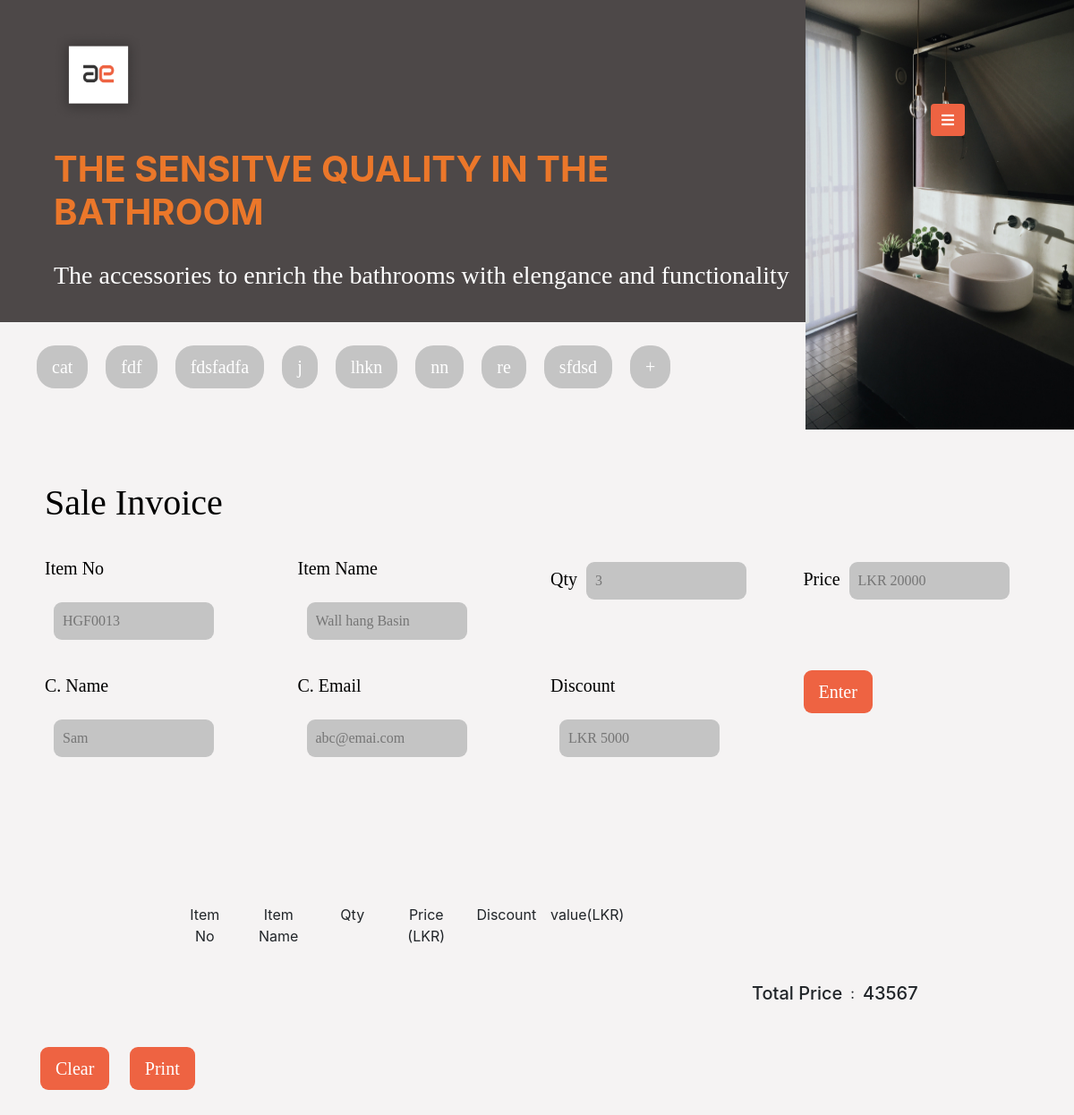
The page /hc.php on the database its author committed.
### tables this page shows
CREATE TABLE `category` (
  `cat_id` int(11) NOT NULL,
  `cat_name` varchar(255) NOT NULL
);

### hc.php (the view, shortened to what this page needs)
<?php
    include('inc/connection.php');
    ?>
<!DOCTYPE html>
<html lang="en">
<head>
    <link rel="stylesheet" href="https://pro.fontawesome.com/releases/v5.10.0/css/all.css" />
    <link rel="stylesheet" href="https://maxcdn.bootstrapcdn.com/bootstrap/4.0.0/css/bootstrap.min.css">
    <link rel="stylesheet" href="css/home.css">
    <link rel="stylesheet" href="css/homeSale.css">
    <link rel="stylesheet" href="css/sideBar.css">
</head>
<body>
    <div>
        <div class="side-bar-icon">
            <button type="button" style="background: #EE6342;border:0px solid #EE6342;" class="btn btn-primary"
                id="myBtn" data-toggle="modal1" data-target="#exmpleModal">
                <i class="fas fa-bars" id="btn"></i>
            </button>
        </div>
        <div class="row bannger-head">
            <div class="col-9 banner-tag">
                <div class="top-banner">
                    <img src="res/img/logo.png" alt="LOGO" class="logo">
                    <h1 id="head-title">THE SENSITVE QUALITY IN THE BATHROOM</h1>
                    <h3 id="head-sub">The accessories to enrich the bathrooms with elengance and functionality</h3>
                </div>
                <div class="bottom-banner">
                    <div class="container">
                        <div class="list-order"><?php
                        $cat_sql="SELECT * FROM `category`";
                        $cat_query=mysqli_query($connection,$cat_sql);
                        if($cat_query){
                            $cat_count=mysqli_num_rows($cat_query);
                            if($cat_count>0){
                                while($row=mysqli_fetch_assoc($cat_query)){
                                    $cat_name = $row['cat_name'];
                                    echo "<button class='btn btn-lg btn-item'>{$cat_name}</button>";
                                }
                            }else{
                            echo"<script>console.log('Table is empty'</script>";
                        }
                        }else{
                            echo"<script>console.log('fail to connect'</script>";
                        }
                        ?>
                            <button class="btn btn-lg btn-item" id="add-item" data-toggle="modal"
                                data-target="#exampleModal">+</button>
                        </div>
                    </div>
                </div>
            </div>
            <div class="col-3 img-tag">
                <img src="res/img/sidePIC.jpg" alt="">
            </div>
        </div><br /><br>
    </div>
    <div class="container-fluid sale-for-sale">
        <form id="form_invoice" action="home.php" method="POST">
            <h1 id="sale_INVOICE"> Sale Invoice</h2>
                <div id="message01"></div><br>
                <div class="row ">
                    <div class="col-3"><label class="label">Item No</label><input type="text" id="item_no"class="input_invoice ivForm"
                            autocomplete="off" placeholder="HGF0013" name="itm_no" required />
                        </div>
                    <div class="col-3"><label class="label">Item Name</label><input type="text" id="itm_name"  class="input_invoice ivForm"
                            autocomplete="off" placeholder="Wall hang Basin" name="itm_name"></div>
                    <div class="col-3"><label class="label">Qty</label><input type="number" id="itm_qty" class="input_invoice ivForm"
                            autocomplete="off" placeholder="3" name="qty"></div>
                    <div class="col-3"><label class="label">Price</label><input type="number" id="item_price" class="input_invoice ivForm"
                            autocomplete="off" placeholder="LKR 20000" name="price"></div>
                </div>
                <br>
                <div class="row">
                    <div class="col-3"><label class="label">C. Name</label><input type="text" autocomplete="off"
                            class="input_invoice ivForm" placeholder="Sam" id ="hmCustName" name="cust_name"></div>
                    <div class="col-3"><label class="label">C. Email</label><input type="email" class="input_invoice ivForm"
                    autocomplete="on" placeholder="abc@emai.com" id ="custEmail" name="custEmail"></div>
                     <div class="col-3"><label class="label">Discount</label><input type="number" class="input_invoice ivForm"
                            autocomplete="off" placeholder="LKR 5000"  name="discount"></div>
                    <div class="col-1"><input type="submit" id="enterToInvoice" class="btn btn-lg btn-submit"
                            value="Enter"></div>
                            <div class="col-1"></div>
                </div>
        </form>
    </div>
    <p><br /></p>
    <center>
        <div class="table1">
            <div id="table">
                <div class="row" >
                    <div class="col-1 left-side "></div>
                    <div class="col-1">Item No </div>
                    <div class="col-1">Item Name </div>
                    <div class="col-1">Qty </div>
                    <div class="col-1">Price (LKR) </div>
                    <div class="col-1">Discount </div>
                    <div class="col-1 right-side">value(LKR) </div>
                    <div class="col-1 right-side-btn rm-top"></div>
                </div>
            </div>
        </div>
        <p><br /></p>
        <div class="table2">
            <h5>Total Price</h5>&nbsp;&nbsp;:&nbsp;&nbsp;
            <h5 id="total-price">43567</h5>
        </div>
    </center>
    <p><br /></p>
    <div>
        <div class="container">
            <div class="set-right">
                <button class="btn btn-lg btn-submit ">Clear</button>&nbsp;&nbsp;&nbsp;&nbsp;
                <button class="btn btn-lg btn-submit ">Print</button>
            </div>
        </div>
        <p><br /></p>
    </div>
</body>
</html>

### css/home.css (style rules this page uses)
body { background: #F5F3F3; }
.top-banner { vertical-align: top; background-color: #4d4848; height: 45vh; }
.bottom-banner { padding: 2vh; }
.btn-item { margin: 10px; font-family: Jaldi; align-items: center; background: #C4C4C4; border-radius: 20.5px; color: #FFFFFF; }
.bannger-head { height: fit-content; margin: 0; }
.banner-tag { padding: 0; margin: 0; }
.img-tag { margin: 0; padding: 0; }
.img-tag img { margin: 0; padding: 0; height: 60vh; width: 100%; }
.logo { width: 100px; height: 100px; margin-left: 60px; margin-top: 35px; margin-bottom: 30px; }
#head-title { font-weight: bolder; color: #eb772a; margin-left: 60px; margin-bottom: 30px; }
#head-sub { color: white; font-family: Gemunu Libre SemiBold; margin-left: 60px; margin-bottom: 30px; }
.list-order { width:100%; display: flex; flex-wrap: wrap; }
.input_invoice { border: 0; width: 179px; height: 42px; margin: 10px; outline-style: none; background: #C4C4C4; border-radius: 9px; font-family: Georgia, 'Times New Roman', Times, serif; font-style: normal; font-weight: normal; padding: 10px; line-height: 34px; align-items: center; color: black; }
.label { height: 37px; left: 86px; top: 626px; font-family: Jaldi; font-style: normal; font-weight: normal; font-size: 20px; line-height: 34px; align-items: center; color: #000000; }
.btn-submit { background: #EE6342; border-radius: 9px; font-family: Jaldi; align-items: center; color: #FFFFFF; }
#sale_INVOICE { font-family: Jaldi; align-items: center; color: #000000; }
.sale-for-sale { padding: 10px 50px; }
.rm-top { border-top: 0px }
.right-side-btn { border-right: 0px; border-left: 0px; }
.table1 { margin-top:10%; width: 80%; }
.left-side { border-left: 0px; width: 5%; }
.right-side { border-right: 0px; }
.right-side-btn { width: 2%; }
.table2 { display: flex; margin-left: 70%; }

### css/sideBar.css (style rules this page uses)
.side-bar-icon { float: right; padding: 20px 0px 20px 20px; width: 15%; right: 0; height: 100%; margin-top: 8%; transition: all .5s ease; position: absolute; z-index: 1; }

### rows shown on the page
category: cat_name "cat"
category: cat_name "fdf"
category: cat_name "fdsfadfa"
category: cat_name "j"
category: cat_name "lhkn"
category: cat_name "nn"
category: cat_name "re"
category: cat_name "sfdsd"
